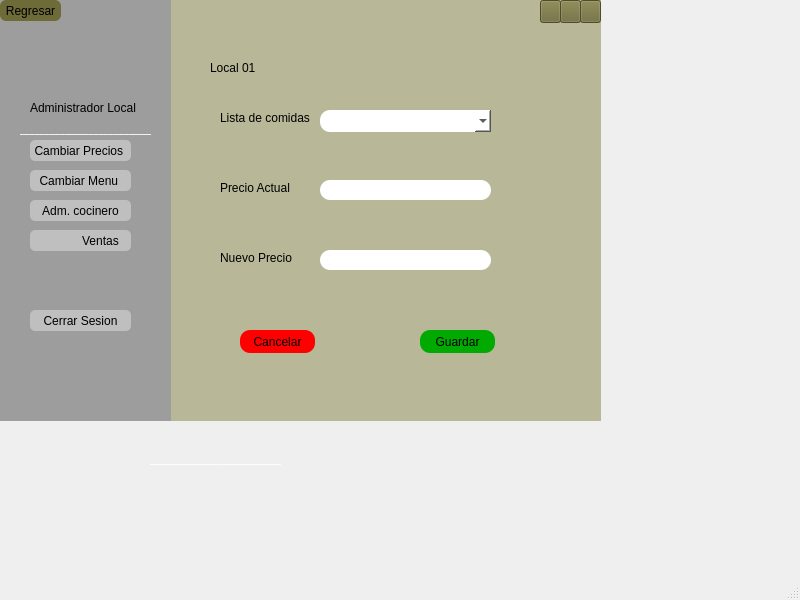
<?xml version="1.0" encoding="UTF-8"?>
<ui version="4.0">
 <class>MainWindow</class>
 <widget class="QMainWindow" name="MainWindow">
  <property name="geometry">
   <rect>
    <x>0</x>
    <y>0</y>
    <width>800</width>
    <height>600</height>
   </rect>
  </property>
  <property name="windowTitle">
   <string>MainWindow</string>
  </property>
  <widget class="QWidget" name="centralwidget">
   <widget class="QWidget" name="widget_10" native="true">
    <property name="geometry">
     <rect>
      <x>0</x>
      <y>0</y>
      <width>601</width>
      <height>421</height>
     </rect>
    </property>
    <property name="styleSheet">
     <string notr="true">background-color: rgb(184, 183, 152);
</string>
    </property>
    <widget class="QWidget" name="widget_14" native="true">
     <property name="geometry">
      <rect>
       <x>0</x>
       <y>0</y>
       <width>171</width>
       <height>451</height>
      </rect>
     </property>
     <property name="styleSheet">
      <string notr="true">background-color: rgb(158, 157, 157);
</string>
     </property>
     <widget class="QLabel" name="label_46">
      <property name="geometry">
       <rect>
        <x>50</x>
        <y>30</y>
        <width>71</width>
        <height>71</height>
       </rect>
      </property>
      <property name="mouseTracking">
       <bool>false</bool>
      </property>
      <property name="autoFillBackground">
       <bool>false</bool>
      </property>
      <property name="styleSheet">
       <string notr="true">border-radius: 10px;</string>
      </property>
      <property name="text">
       <string/>
      </property>
      <property name="pixmap">
       <pixmap>../Imagenes proyecto/administradorlocal.png</pixmap>
      </property>
      <property name="scaledContents">
       <bool>true</bool>
      </property>
      <property name="wordWrap">
       <bool>false</bool>
      </property>
      <property name="openExternalLinks">
       <bool>false</bool>
      </property>
     </widget>
     <widget class="QLabel" name="label_47">
      <property name="geometry">
       <rect>
        <x>30</x>
        <y>100</y>
        <width>111</width>
        <height>16</height>
       </rect>
      </property>
      <property name="styleSheet">
       <string notr="true">font: 87 7pt &quot;Arial Black&quot;;</string>
      </property>
      <property name="text">
       <string>Administrador Local</string>
      </property>
     </widget>
     <widget class="QPushButton" name="pushButton_30">
      <property name="geometry">
       <rect>
        <x>30</x>
        <y>140</y>
        <width>101</width>
        <height>21</height>
       </rect>
      </property>
      <property name="styleSheet">
       <string notr="true">border-radius: 5px;
font: 87 5pt &quot;Arial Black&quot;;
background-color: rgb(191, 191, 191);</string>
      </property>
      <property name="text">
       <string>Cambiar Precios </string>
      </property>
      <property name="icon">
       <iconset>
        <normaloff>../Imagenes proyecto/precio.svg</normaloff>../Imagenes proyecto/precio.svg</iconset>
      </property>
     </widget>
     <widget class="QPushButton" name="pushButton_31">
      <property name="geometry">
       <rect>
        <x>30</x>
        <y>170</y>
        <width>101</width>
        <height>21</height>
       </rect>
      </property>
      <property name="styleSheet">
       <string notr="true">border-radius: 5px;
font: 87 5pt &quot;Arial Black&quot;;
background-color: rgb(191, 191, 191);</string>
      </property>
      <property name="text">
       <string>Cambiar Menu </string>
      </property>
      <property name="icon">
       <iconset>
        <normaloff>../../../../../Downloads/cambiarmenu.svg</normaloff>../../../../../Downloads/cambiarmenu.svg</iconset>
      </property>
     </widget>
     <widget class="QPushButton" name="pushButton_32">
      <property name="geometry">
       <rect>
        <x>30</x>
        <y>200</y>
        <width>101</width>
        <height>21</height>
       </rect>
      </property>
      <property name="styleSheet">
       <string notr="true">border-radius: 5px;
font: 87 5pt &quot;Arial Black&quot;;
background-color: rgb(191, 191, 191);</string>
      </property>
      <property name="text">
       <string>Adm. cocinero</string>
      </property>
      <property name="icon">
       <iconset>
        <normaloff>../Imagenes proyecto/Ad.cocinero.svg</normaloff>../Imagenes proyecto/Ad.cocinero.svg</iconset>
      </property>
     </widget>
     <widget class="QPushButton" name="pushButton_33">
      <property name="geometry">
       <rect>
        <x>30</x>
        <y>230</y>
        <width>101</width>
        <height>21</height>
       </rect>
      </property>
      <property name="styleSheet">
       <string notr="true">border-radius: 5px;
font: 87 5pt &quot;Arial Black&quot;;
background-color: rgb(191, 191, 191);</string>
      </property>
      <property name="text">
       <string>            Ventas</string>
      </property>
      <property name="icon">
       <iconset>
        <normaloff>../Imagenes proyecto/opcion2precio.svg</normaloff>../Imagenes proyecto/opcion2precio.svg</iconset>
      </property>
     </widget>
     <widget class="QPushButton" name="pushButton_34">
      <property name="geometry">
       <rect>
        <x>30</x>
        <y>310</y>
        <width>101</width>
        <height>21</height>
       </rect>
      </property>
      <property name="styleSheet">
       <string notr="true">border-radius: 5px;
font: 87 5pt &quot;Arial Black&quot;;
background-color: rgb(191, 191, 191);</string>
      </property>
      <property name="text">
       <string>Cerrar Sesion</string>
      </property>
      <property name="icon">
       <iconset>
        <normaloff>../Imagenes proyecto/cerrarsesion.svg</normaloff>../Imagenes proyecto/cerrarsesion.svg</iconset>
      </property>
     </widget>
     <widget class="QPushButton" name="pushButton_38">
      <property name="geometry">
       <rect>
        <x>0</x>
        <y>0</y>
        <width>61</width>
        <height>21</height>
       </rect>
      </property>
      <property name="styleSheet">
       <string notr="true">border-radius: 6px;
font: 7pt &quot;MS Shell Dlg 2&quot;;
font: 87 5pt &quot;Arial Black&quot;;
background-color: rgb(109, 107, 56);
</string>
      </property>
      <property name="text">
       <string>Regresar</string>
      </property>
      <property name="icon">
       <iconset>
        <normaloff>../Imagenes proyecto/regresar.svg</normaloff>../Imagenes proyecto/regresar.svg</iconset>
      </property>
     </widget>
     <widget class="QLabel" name="label_2">
      <property name="geometry">
       <rect>
        <x>20</x>
        <y>120</y>
        <width>131</width>
        <height>16</height>
       </rect>
      </property>
      <property name="font">
       <font>
        <family>Arial Black</family>
        <weight>75</weight>
        <bold>true</bold>
       </font>
      </property>
      <property name="styleSheet">
       <string notr="true">border: none;
color: #FFFFFF;</string>
      </property>
      <property name="text">
       <string>______________________________</string>
      </property>
     </widget>
    </widget>
    <widget class="QPushButton" name="pushButton_39">
     <property name="geometry">
      <rect>
       <x>580</x>
       <y>0</y>
       <width>21</width>
       <height>23</height>
      </rect>
     </property>
     <property name="styleSheet">
      <string notr="true">background-color: rgb(109, 107, 56);</string>
     </property>
     <property name="text">
      <string/>
     </property>
     <property name="icon">
      <iconset>
       <normaloff>../Imagenes proyecto/x-solid.svg</normaloff>../Imagenes proyecto/x-solid.svg</iconset>
     </property>
    </widget>
    <widget class="QPushButton" name="pushButton_40">
     <property name="geometry">
      <rect>
       <x>560</x>
       <y>0</y>
       <width>21</width>
       <height>23</height>
      </rect>
     </property>
     <property name="styleSheet">
      <string notr="true">background-color: rgb(109, 107, 56);</string>
     </property>
     <property name="text">
      <string/>
     </property>
     <property name="icon">
      <iconset>
       <normaloff>../Imagenes proyecto/window-restore-regular.svg</normaloff>../Imagenes proyecto/window-restore-regular.svg</iconset>
     </property>
    </widget>
    <widget class="QPushButton" name="pushButton_41">
     <property name="geometry">
      <rect>
       <x>540</x>
       <y>0</y>
       <width>21</width>
       <height>23</height>
      </rect>
     </property>
     <property name="styleSheet">
      <string notr="true">background-color: rgb(109, 107, 56);</string>
     </property>
     <property name="text">
      <string/>
     </property>
     <property name="icon">
      <iconset>
       <normaloff>../Imagenes proyecto/minus-solid.svg</normaloff>../Imagenes proyecto/minus-solid.svg</iconset>
     </property>
    </widget>
    <widget class="QLabel" name="label_48">
     <property name="geometry">
      <rect>
       <x>330</x>
       <y>10</y>
       <width>71</width>
       <height>71</height>
      </rect>
     </property>
     <property name="styleSheet">
      <string notr="true">border-radius: 10px;</string>
     </property>
     <property name="text">
      <string/>
     </property>
     <property name="pixmap">
      <pixmap>../../../logo.png</pixmap>
     </property>
     <property name="scaledContents">
      <bool>true</bool>
     </property>
    </widget>
    <widget class="QLabel" name="label_49">
     <property name="geometry">
      <rect>
       <x>220</x>
       <y>110</y>
       <width>91</width>
       <height>16</height>
      </rect>
     </property>
     <property name="styleSheet">
      <string notr="true">font: 87 7pt &quot;Arial Black&quot;;</string>
     </property>
     <property name="text">
      <string>Lista de comidas</string>
     </property>
    </widget>
    <widget class="QLabel" name="label_50">
     <property name="geometry">
      <rect>
       <x>210</x>
       <y>60</y>
       <width>61</width>
       <height>16</height>
      </rect>
     </property>
     <property name="styleSheet">
      <string notr="true">font: 87 9pt &quot;Arial Black&quot;;</string>
     </property>
     <property name="text">
      <string>Local 01</string>
     </property>
    </widget>
    <widget class="QComboBox" name="comboBox">
     <property name="geometry">
      <rect>
       <x>320</x>
       <y>110</y>
       <width>171</width>
       <height>22</height>
      </rect>
     </property>
     <property name="styleSheet">
      <string notr="true">background-color: rgb(255, 255, 255);
border-radius:10px;</string>
     </property>
    </widget>
    <widget class="QLabel" name="label_51">
     <property name="geometry">
      <rect>
       <x>220</x>
       <y>180</y>
       <width>81</width>
       <height>16</height>
      </rect>
     </property>
     <property name="styleSheet">
      <string notr="true">font: 87 7pt &quot;Arial Black&quot;;</string>
     </property>
     <property name="text">
      <string>Precio Actual </string>
     </property>
    </widget>
    <widget class="QLabel" name="label">
     <property name="geometry">
      <rect>
       <x>320</x>
       <y>180</y>
       <width>171</width>
       <height>20</height>
      </rect>
     </property>
     <property name="styleSheet">
      <string notr="true">background-color: rgb(255, 255, 255);
border-radius:10px;</string>
     </property>
     <property name="text">
      <string/>
     </property>
    </widget>
    <widget class="QLabel" name="label_52">
     <property name="geometry">
      <rect>
       <x>220</x>
       <y>250</y>
       <width>81</width>
       <height>16</height>
      </rect>
     </property>
     <property name="styleSheet">
      <string notr="true">font: 87 7pt &quot;Arial Black&quot;;</string>
     </property>
     <property name="text">
      <string>Nuevo Precio </string>
     </property>
    </widget>
    <widget class="QLabel" name="label_3">
     <property name="geometry">
      <rect>
       <x>320</x>
       <y>250</y>
       <width>171</width>
       <height>20</height>
      </rect>
     </property>
     <property name="styleSheet">
      <string notr="true">background-color: rgb(255, 255, 255);
border-radius:10px;</string>
     </property>
     <property name="text">
      <string/>
     </property>
    </widget>
    <widget class="QPushButton" name="pushButton">
     <property name="geometry">
      <rect>
       <x>240</x>
       <y>330</y>
       <width>75</width>
       <height>23</height>
      </rect>
     </property>
     <property name="styleSheet">
      <string notr="true">background-color: rgb(255, 0, 0);
border-radius:10px;</string>
     </property>
     <property name="text">
      <string>Cancelar</string>
     </property>
    </widget>
    <widget class="QPushButton" name="pushButton_2">
     <property name="geometry">
      <rect>
       <x>420</x>
       <y>330</y>
       <width>75</width>
       <height>23</height>
      </rect>
     </property>
     <property name="styleSheet">
      <string notr="true">background-color: rgb(0, 170, 0);
border-radius:10px;</string>
     </property>
     <property name="text">
      <string>Guardar</string>
     </property>
    </widget>
   </widget>
   <widget class="QLabel" name="label_4">
    <property name="geometry">
     <rect>
      <x>150</x>
      <y>450</y>
      <width>131</width>
      <height>16</height>
     </rect>
    </property>
    <property name="font">
     <font>
      <family>Arial Black</family>
      <weight>75</weight>
      <bold>true</bold>
     </font>
    </property>
    <property name="styleSheet">
     <string notr="true">border: none;
color: #FFFFFF;</string>
    </property>
    <property name="text">
     <string>______________________________</string>
    </property>
   </widget>
  </widget>
  <widget class="QMenuBar" name="menubar">
   <property name="geometry">
    <rect>
     <x>0</x>
     <y>0</y>
     <width>800</width>
     <height>22</height>
    </rect>
   </property>
  </widget>
  <widget class="QStatusBar" name="statusbar"/>
 </widget>
 <resources/>
 <connections/>
</ui>
